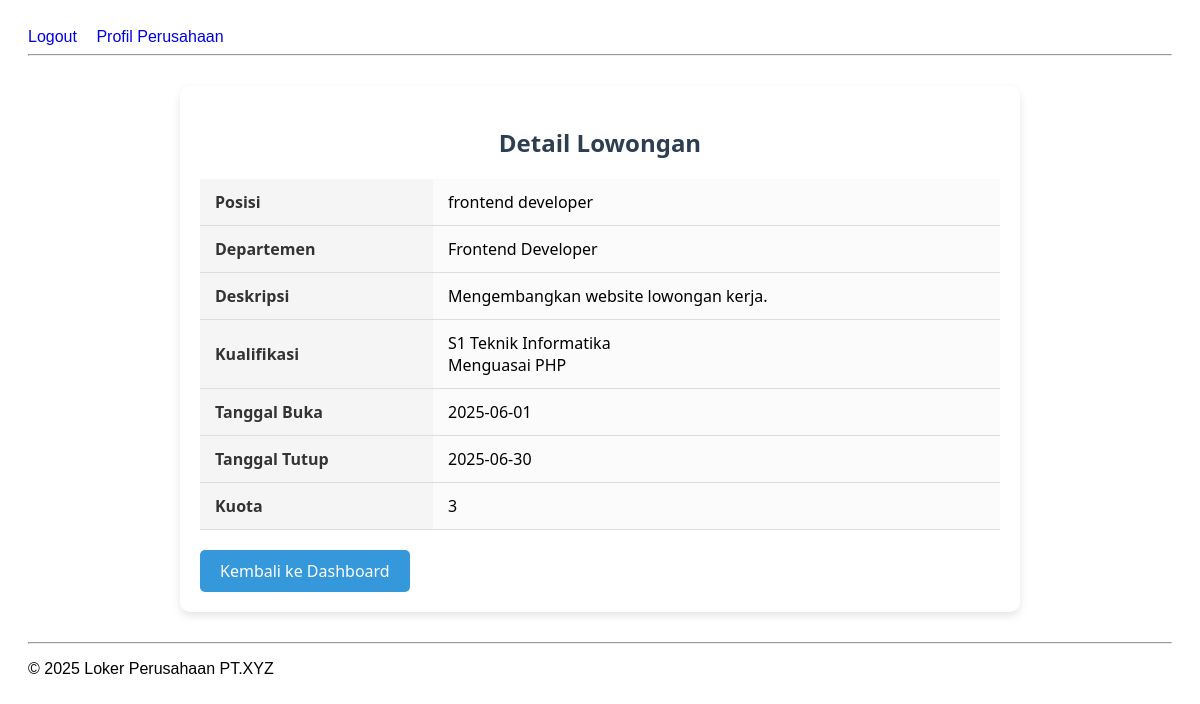
The app's page /loker_perusahaan/user/detail_lowongan.php?id=3 (signed in) with its own data.
### tables this page shows
CREATE TABLE `lowongan` (
  `id_lowongan` int(11) NOT NULL,
  `id_department` int(11) DEFAULT NULL,
  `posisi` varchar(100) DEFAULT NULL,
  `deskripsi` text DEFAULT NULL,
  `kualifikasi` text DEFAULT NULL,
  `tanggal_buka` date DEFAULT NULL,
  `tanggal_tutup` date DEFAULT NULL,
  `kuota` int(11) DEFAULT NULL,
  `id_periode` int(11) DEFAULT NULL
);

CREATE TABLE `department` (
  `id` int(11) NOT NULL,
  `nama` varchar(100) DEFAULT NULL,
  `inisial` varchar(10) DEFAULT NULL,
  `id_user` int(11) DEFAULT NULL
);

### loker_perusahaan/user/detail_lowongan.php (the view, shortened to what this page needs)
<?php
include '../config/koneksi.php';
include '../includes/header.php';
echo '<link rel="stylesheet" href="../assets/css/user/detail_lowongan.css">';
$id_lowongan = intval($_GET['id']);
$query = "
    SELECT l.*, d.nama AS nama_department
    FROM lowongan l
    JOIN department d ON l.id_department = d.id
    WHERE l.id_lowongan = $id_lowongan
";
$result = mysqli_query($koneksi, $query);
$data = mysqli_fetch_assoc($result);
?>
<div class="container">
    <h2>Detail Lowongan</h2>
    <table>
        <tr><th>Posisi</th><td><?= htmlspecialchars($data['posisi']); ?></td></tr>
        <tr><th>Departemen</th><td><?= htmlspecialchars($data['nama_department']); ?></td></tr>
        <tr><th>Deskripsi</th><td><?= nl2br(htmlspecialchars($data['deskripsi'])); ?></td></tr>
        <tr><th>Kualifikasi</th><td><?= nl2br(htmlspecialchars($data['kualifikasi'])); ?></td></tr>
        <tr><th>Tanggal Buka</th><td><?= $data['tanggal_buka']; ?></td></tr>
        <tr><th>Tanggal Tutup</th><td><?= $data['tanggal_tutup']; ?></td></tr>
        <tr><th>Kuota</th><td><?= $data['kuota']; ?></td></tr>
    </table>
    <a class="button" href="../pages/dashboard_user.php">Kembali ke Dashboard</a>
</div>
<?php include '../includes/footer.php'; ?>

### loker_perusahaan/assets/css/user/detail_lowongan.css (style rules this page uses)
.container { max-width: 800px; margin: 30px auto; padding: 20px; background-color: #ffffff; box-shadow: 0 4px 8px rgba(0, 0, 0, 0.1); border-radius: 10px; font-family: 'Segoe UI', Tahoma, Geneva, Verdana, sans-serif; }
h2 { text-align: center; color: #2c3e50; margin-bottom: 20px; }
table { width: 100%; border-collapse: collapse; margin-bottom: 20px; }
table th, table td { padding: 12px 15px; text-align: left; border-bottom: 1px solid #ddd; }
table th { background-color: #f5f5f5; color: #333; }
table td { background-color: #fbfbfb; }
a.button { display: inline-block; padding: 10px 20px; background-color: #3498db; color: #fff; text-decoration: none; border-radius: 5px; transition: background-color 0.3s; }

### loker_perusahaan/includes/header.php (style rules this page uses)
body { font-family: Arial, sans-serif; padding: 20px; }

### records on screen
lowongan: posisi "frontend developer", id_department.nama "Frontend Developer", deskripsi "Mengembangkan website lowongan kerja.", kualifikasi "S1 Teknik Informatika Menguasai PHP", tanggal_buka "2025-06-01", tanggal_tutup "2025-06-30", kuota "3"
